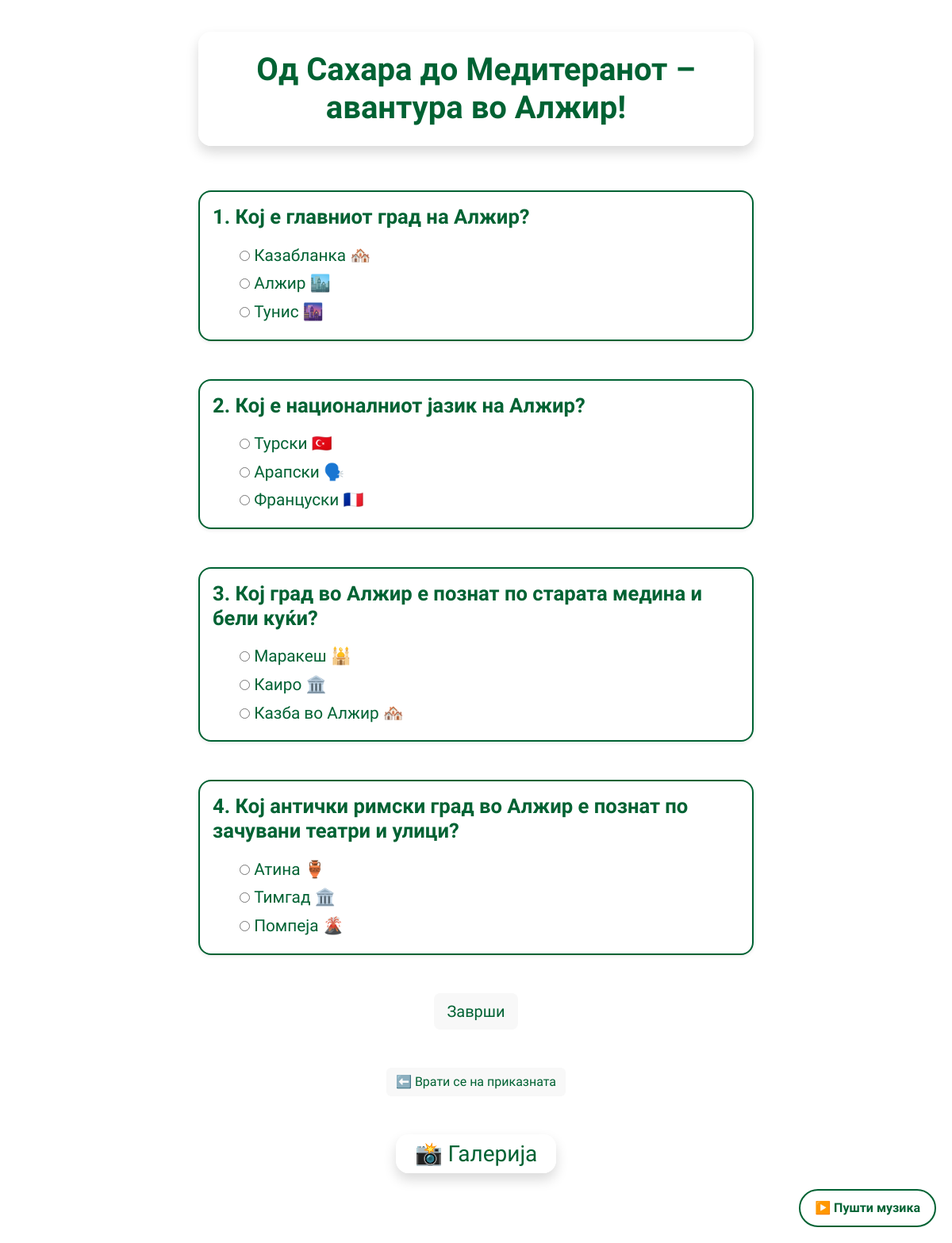
Page /country_questions/Алжир/ on the committed database.
### myapp/models.py (models this page shows, shortened)
class Country(models.Model):
    name = models.CharField(max_length=100)
    headline = models.CharField(max_length=100)
    background = models.ImageField(upload_to="background_photos/", null=True, blank=True)
    color = models.CharField(max_length=100)
    flag_emoji = models.CharField(max_length=8, null=True, blank=True)

class Question(models.Model):
    country = models.ForeignKey(Country, on_delete=models.CASCADE)
    content = models.CharField(max_length=200)

class Choice(models.Model):
    question = models.ForeignKey(Question, on_delete=models.CASCADE)
    content = models.CharField(max_length=200)
    is_correct = models.BooleanField(default=False)

### myapp/views.py (the view)
# urls.py: path('country_questions/<country_name>/', views.country_questions, name='country_questions'),
def country_questions(request, country_name):
    if not country_name:
        country_name = "Јапонија"
    country = Country.objects.filter(name=country_name).first()
    questions = country.question_set.all().prefetch_related('choice_set')
    polaroids = country.polaroid_set.all()
    song = getattr(country, 'song', None)
    for question in questions:
        choices = list(question.choice_set.all())
        random.shuffle(choices)
        question.shuffled_choices = choices
    context = {
        'country': country,
        'questions': questions,
        'polaroids': polaroids,
        'song': song,
        'app_name': 'myapp',
    }
    return render(request, 'countryTemplate.html', context)

### templates/countryTemplate.html (shortened to what this page needs)
{% load static %}
<!DOCTYPE html>
<html lang="mk">
<head>
    <link href="https://cdn.jsdelivr.net/npm/bootstrap@5.3.3/dist/css/bootstrap.min.css" rel="stylesheet">
</head>
<body>
<button id="musicToggleBtn" class="music-toggle-btn" onclick="toggleMusic()">
  ▶️ Пушти музика
</button>
<div class="quiz-block text-center mb-5">
    <h1 class="fw-bold py-4 px-5 rounded-4 shadow d-inline-block text-center"
        style="background-color: rgba(255, 255, 255, 0.85); color: {{ country.color }};">
        {{ country.headline }}
    </h1>
</div>
<form id="quizForm" class="mt-4 quiz-block">
    {% for question in questions %}
        <div class="card my-5 shadow-sm rounded-4"
        style="background-color: rgba(255, 255, 255, 0.85); border: 2px solid {{ country.color }};">
            <div class="card-body">
                <h5 class="card-title mb-3 fw-bold" style="color: {{ country.color }};">
                    {{ forloop.counter }}. {{ question.content }}
                </h5>
                {% for choice in question.shuffled_choices %}
                    <div class="form-check">
                        <input type="radio"
                               name="q{{ forloop.parentloop.counter }}"
                               value="{{ choice.is_correct|yesno:'1,0' }}"
                               id="q{{ forloop.parentloop.counter }}-{{ forloop.counter }}"
                               style="accent-color: {{ country.color }};">
                        <label class="form-check-label" for="q{{ forloop.parentloop.counter }}-{{ forloop.counter }}"
                               style="color: {{ country.color }};">
                            {{ choice.content }}
                        </label>
                    </div>
                {% endfor %}
            </div>
        </div>
    {% endfor %}
    <div class="text-center mt-4">
        <button type="button" class="btn btn-lg btn-softwhite" onclick="calculateScore()">Заврши</button>
    </div>
</form>
<div class="container text-center mt-5">
    <a href="https://read.bookcreator.com/" target="_blank" class="btn btn-softwhite">
        ⬅️ Врати се на приказната
    </a>
</div>
<div class="container mt-5">
    <div class="text-center mb-4">
  <h3 class="d-inline-block px-4 py-2 rounded-4 shadow"
      style="background-color: rgba(255,255,255,0.85); color: {{ country.color }};">
    📸 Галерија
  </h3>
</div>
</div>
</body>
</html>

### rows in the picture
Country: headline "Од Сахара до Медитеранот – авантура во Алжир!"
Question: content "Кој е главниот град на Алжир?"
Choice: content "Казабланка 🏘️"
Choice: content "Алжир 🏙️"
Choice: content "Тунис 🌆"
Question: content "Кој е националниот јазик на Алжир?"
Choice: content "Турски 🇹🇷"
Choice: content "Арапски 🗣️"
Choice: content "Француски 🇫🇷"
Question: content "Кој град во Алжир е познат по старата медина и бели куќи?"
Choice: content "Маракеш 🕌"
Choice: content "Каиро 🏛️"
Choice: content "Казба во Алжир 🏘️"
Question: content "Кој антички римски град во Алжир е познат по зачувани театри и улици?"
Choice: content "Атина 🏺"
Choice: content "Тимгад 🏛️"
Choice: content "Помпеја 🌋"
